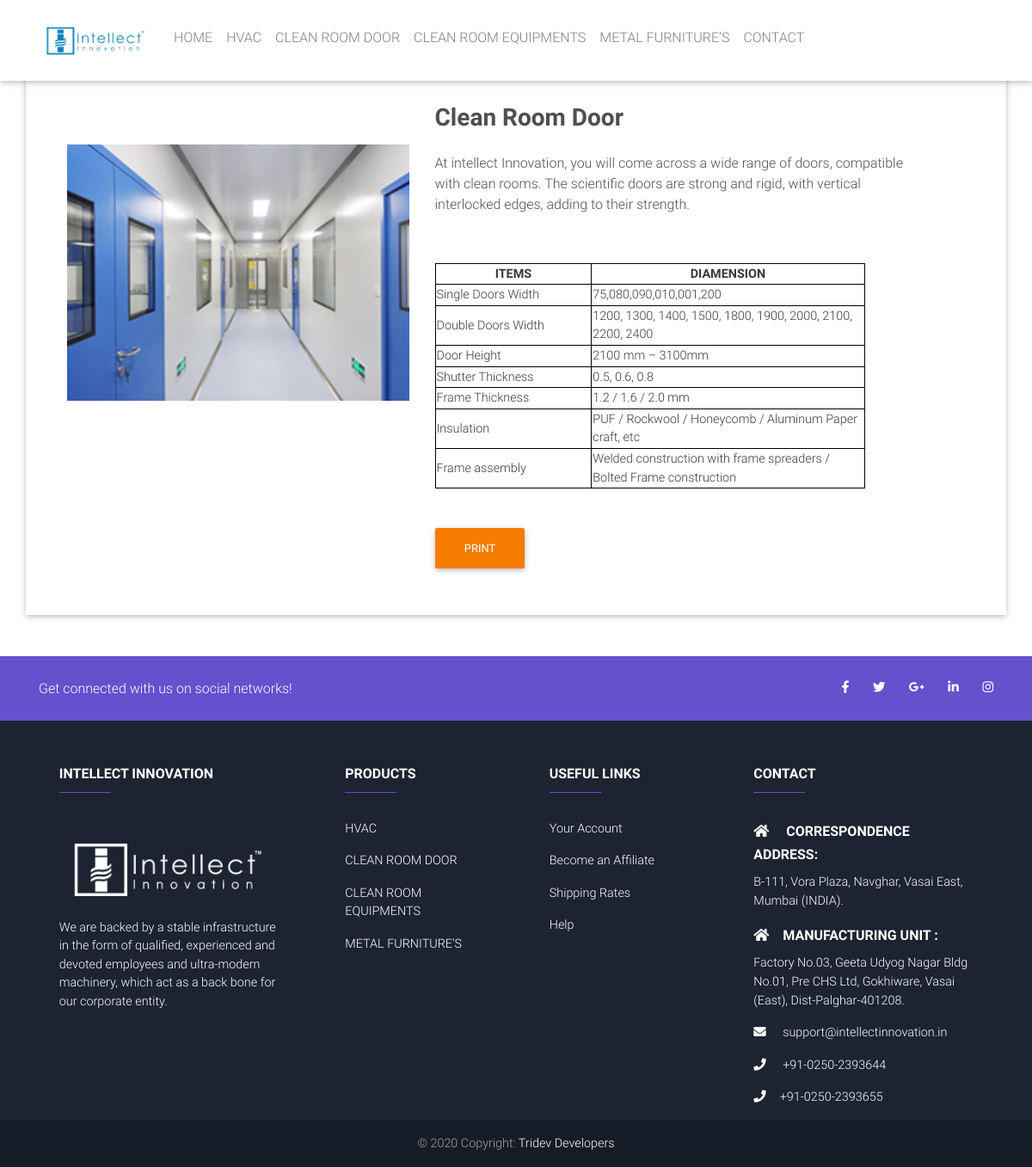
Page /doorDetail/Clean_Room_Door/ on the committed database.
### intellect/models.py (models this page shows, shortened)
class Door(models.Model):
    title = models.CharField(max_length=200)
    image = models.FileField(upload_to='images', help_text='image should be Height = 480px, Width = 480px')
    post_short_description = models.TextField(default='This area write image short description')
    post_long_description = RichTextUploadingField(default='This area write image in brief text description')
    slug = models.SlugField(blank=True, null=True)

### intellect/views.py (the view)
# urls.py: path('doorDetail/<slug>/', doorDetailView.as_view(), name='doorDetail'),
class doorDetailView(DetailView):
    model = Door
    template_name = 'doorDetail.html'

### intellect/templates/doorDetail.html
{% extends "base.html" %}
{% block products %}
  <div class="container my-5 p-5 z-depth-1">
  <section class="dark-grey-text mt-4">
    <div class="row pr-lg-5 mt-3">
      <div class="col-md-5 mb-5 mt-5">
        <div class="view">
          <img src="{{ door.image.url }}" class="img-fluid" alt="smaple image">
        </div>
      </div>
      <div class="col-md-7 d-flex align-items-center">
        <div>
          <h3 class="font-weight-bold mb-4">{{ door.title }}</h3>
        	<p>{{ door.post_long_description | safe }}</p>
        	<button type="button" class="btn btn-orange btn-rounded mx-0" onClick="javascript:window.print()">Print</button>
        </div>
      </div>
    </div>
  </section>
</div>
{% endblock products %}

### intellect/templates/navbar.html (style rules this page uses)
html, body, header, .view { height: 100%; }

### rows in the picture
Door: image (picture), title "Clean Room Door", post_long_description "At intellect Innovation, you will come across a wide range of doors, compatible with clean rooms. The scientific doors are strong and rigid, with vertical interlocked edges, adding to their strength. ITEMS DIAMENSION Single Doors Width 75,080,090,010,001,200 Double Doors Width 1200, 1300, 1400, 1500, 1800, 1900, 2000, 2100, 2200, 2400 Door Height 2100 mm – 3100mm Shutter Thickness 0.5, 0.6, 0.8 Frame Thickness 1.2 / 1.6 / 2.0 mm Insulation PUF / Rockwool / Honeycomb / Aluminum Paper craft, etc Frame assembly Welded construction with frame spreaders / Bolted Frame construction"
